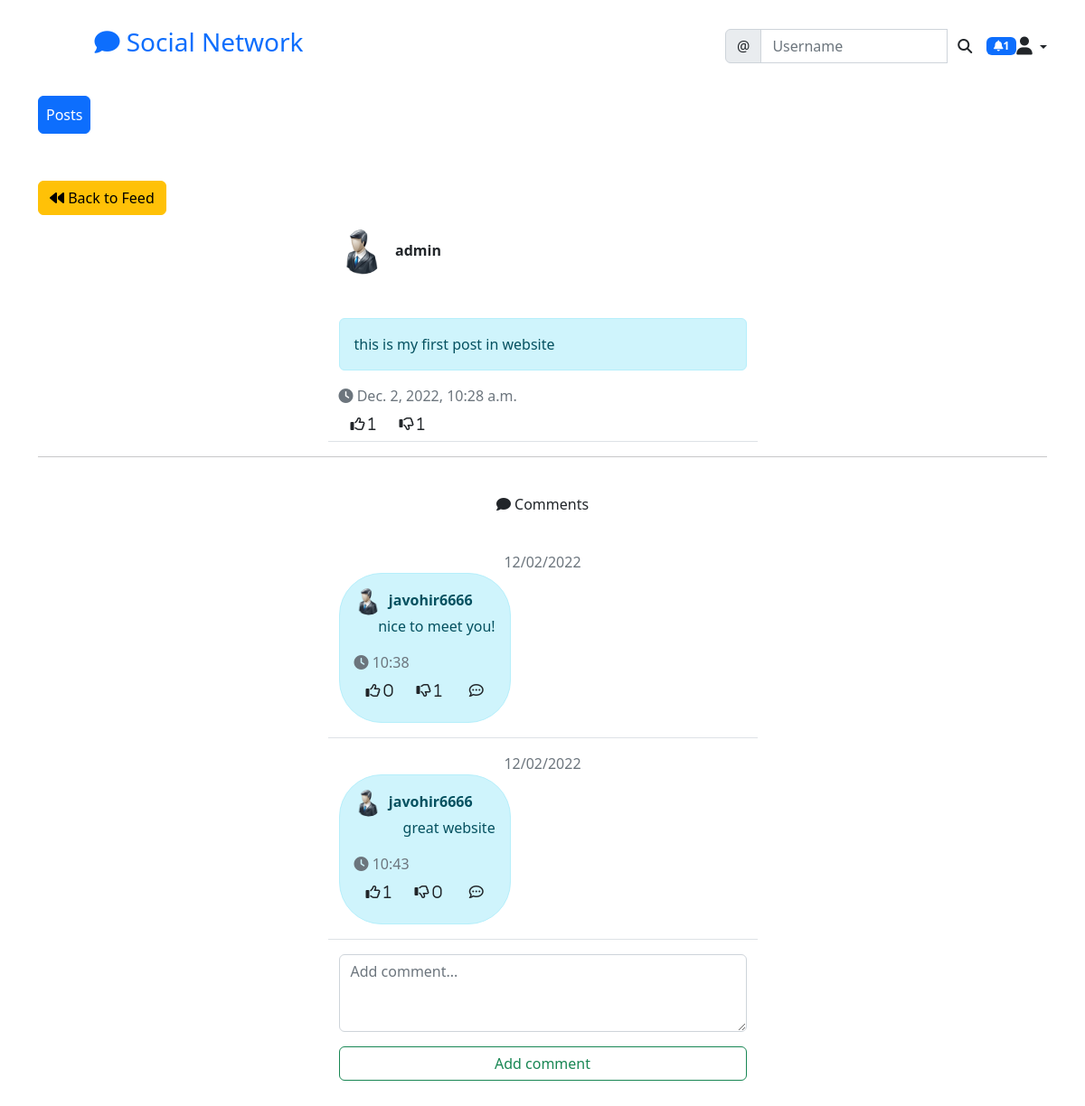
The app's page /social/post/14 (signed in) with its own data.
### social/models.py (models this page shows, shortened)
class Post(models.Model):
    body = models.TextField()
    created_at = models.DateTimeField(auto_now_add=True)
    author = models.ForeignKey(User, on_delete=models.CASCADE)
    like = models.ManyToManyField(User,blank=True, related_name='likes')
    dislikes = models.ManyToManyField(User, blank=True, related_name='dislikes')

class UserProfile(models.Model):
    user = models.OneToOneField(User, primary_key=True,verbose_name='user',related_name='profile', on_delete=models.CASCADE)
    name = models.CharField(max_length=30, blank=True, null=True)
    bio = models.TextField(max_length=500, blank=True, null=True)
    birh_date = models.DateField(null=True, blank=True)
    location = models.CharField(max_length=100, blank=True, null=True)
    picture = models.ImageField(upload_to='uploads/profile_pictures', blank=True, default='uploads/profile_pictures/default.png')
    followers = models.ManyToManyField(User, blank=True, related_name='followers')

class Comment(models.Model):
    comment = models.CharField(max_length=500)
    created_at= models.DateTimeField(auto_now_add=True)
    author = models.ForeignKey(User, on_delete=models.CASCADE)
    post = models.ForeignKey('Post', on_delete=models.CASCADE)
    like = models.ManyToManyField(User,blank=True, related_name='comment_likes')
    dislikes = models.ManyToManyField(User, blank=True, related_name='comment_dislikes')
    parent = models.ForeignKey('self', on_delete=models.CASCADE, blank=True, null=True,related_name='+')
    @property
    def children(self):
        return Comment.objects.filter(parent=self).order_by('-created_at').all()

### social/views.py (the view, shortened to what this page needs)
# urls.py: path('post/<int:pk>', PostDetailView.as_view(), name='post-detail'),
class PostDetailView(LoginRequiredMixin, View):
    def get(self, request, pk, *args, **kwargs):
        post = Post.objects.get(pk=pk)
        form = CommentForm()
        comments = Comment.objects.filter(post=post).order_by('created_at')
        context = {
            'post': post,
            'form': form,
            'comments': comments,
        }
        return render(request, 'social/post_detail.html', context)

### social/forms.py
class CommentForm(forms.ModelForm):
    comment = forms.CharField(
        label= '',
        widget=forms.Textarea(attrs={
            'rows':'3',
            'placeholder':"Add comment..."
        })
    )
    class Meta:
        model = Comment
        fields = ['comment']

### landing/templatetags/custom_tags.py (called while the page is built)
@register.inclusion_tag('social/show_notifications.html', takes_context=True)
def show_notifications(context):
	request_user = context['request'].user
	notifications = Notification.objects.filter(to_user=request_user).exclude(user_has_seen=True).order_by('-date')
	return {'notifications': notifications}

### social/templates/social/post_detail.html (shortened to what this page needs)
{% extends 'landing/base.html' %}
{% load static %}
{% load crispy_forms_tags %}
{% block content %}
<div class="container">
    <div class="row mt-5">
        <div class="col-md-5 col-sm-6">
            <a href="{% url 'post-list' %}" class="btn btn-warning"><i class="fas fa-backward"></i>&nbsp;Back to
                Feed</a>
        </div>
    </div>
    <div class="row justify-content-center mt-3">
        <div class="col-md-5 col-sm-12 border-bottom">
            <div class="">
                {% if post.author.profile.picture %}
                <img src="{{post.author.profile.picture.url}}" class="rounded-circle" width="50" height="50">
                {% endif %}&nbsp;
                <strong>{{post.author}}</strong>
            </div>
            <br>
            <br>
            <p class="alert alert-info">
                {{post.body}}
            </p>
            <span class="text-muted"><i class="fas fa-clock"></i>&nbsp;{{post.created_at}}</span>
            <div class="d-flex flex-row">
                <form method="POST" action="{% url 'like' post.pk %}">
                    <button type="submit" class="btn btn-transparent">
                        <i class="far fa-thumbs-up">&nbsp;<span>{{post.like.all.count}}</span></i>
                    </button>
                </form>
                <form method="POST" action="{% url 'dislike' post.pk %}">
                    <button type="submit" class="btn btn-transparent">
                        <i class="far fa-thumbs-down">&nbsp;<span>{{post.dislikes.all.count}}</span></i>
                    </button>
                </form>
            </div>
        </div>
    </div>
    <hr><br>
    <div class="text-center block-comment"><span class=""><i class="fa fa-comment"
                aria-hidden="true"></i>&nbsp;Comments</span></div><br>
    {% for comm in comments %}
    <div class="row justify-content-center mt-3">
        <span class="text-muted text-center">{{comm.created_at|date:"SHORT_DATE_FORMAT"}}</span>
        <div class="d-flex flex col-md-5 col-sm-12 border-bottom">
            {% if request.user == comm.author%}
            <div class="alert alert-danger my-comment">
                <div class="dropdown d-flex justify-content-end">
                    <a href="#" class="d-block link-dark text-decoration-none dropdown-toggle" data-bs-toggle="dropdown"
                        aria-expanded="false"></a>
                    {% if request.user == comm.author%}
                    <ul class="dropdown-menu text-small shadow">
                        <li><a class="dropdown-item" href="{% url 'comment-delete' post.pk comm.pk  %}">Delete
                                comment</a></li>
                    </ul>
                    {% endif %}
                </div>
                {% if request.user.profile.picture %}
                <img src="{{request.user.profile.picture.url}}" class="rounded-circle" width="30" height="30">
                {% endif %}
                &nbsp;<b>You!</b>
                <p>
                    {{comm.comment}}
                </p>
                <div class="text-end">
                    <span class="text-muted">
                        <i class="fas fa-clock"></i>&nbsp;{{comm.created_at|time:"h:i "}}
                    </span>
                </div>
                <div class="d-flex flex-row">
                    <form method="POST" action="{% url 'comment-like' post.pk comm.pk %}">
                        {% csrf_token %}
                        <input type="hidden" name="next" value="{{ request.path }}">
                        <button type="submit" class="btn btn-transparent">
                            <i class="far fa-thumbs-up">&nbsp;<span>{{comm.like.all.count}}</span></i>
                        </button>
                    </form>
                    <form method="POST" action="{% url 'comment-dislike' post.pk comm.pk %}">
                        {% csrf_token %}
                        <input type="hidden" name="next" value="{{ request.path }}">
                        <button type="submit" class="btn btn-transparent">
                            <i class="far fa-thumbs-down">&nbsp;<span>{{comm.dislikes.all.count}}</span></i>
                        </button>
                        <button class="btn btn-transparent"><i class="far fa-comment-dots"
                                onclick="commentReplyToggle('{{ comm.pk }}')"></i></button>
                    </form>
                </div>
                {% else %}
                <div class="alert alert-info other-comment">
                    {% if request.user.profile.picture %}
                    <img src="{{request.user.profile.picture.url}}" class="rounded-circle" width="30" height="30">
                    {% endif %}
                    &nbsp;<b>{{comm.author}}</b>
                    <p class="text-end">
                        {{comm.comment}}
                    </p>
                    <div class="text-start">
                        <span class="text-muted">
                            <i class="fas fa-clock"></i>&nbsp;{{comm.created_at|time:"h:i"}}
                        </span>
                    </div>
                    <div class="d-flex flex-row">
                        <form method="POST" action="{% url 'comment-like' post.pk comm.pk %}">
                            <button type="submit" class="btn btn-transparent">
                                <i class="far fa-thumbs-up">&nbsp;<span>{{comm.like.all.count}}</span></i>
                            </button>
                        </form>
                        <form method="POST" action="{% url 'comment-dislike' post.pk comm.pk %}">
                            <button type="submit" class="btn btn-transparent">
                                <i class="far fa-thumbs-down">&nbsp;<span>{{comm.dislikes.all.count}}</span></i>
                            </button>
                            <span class="btn btn-transparent"><i class="far fa-comment-dots"
                                    onclick="commentReplyToggle('{{ comm.pk }}')"></i></span>
                        </form>
                    </div>
                </div>
                {% endif %}
            </div>
        </div>
        {% endfor %}
        <div class="row justify-content-center mt-3 mb-5">
            <div class="col-md-5 col-sm-12">
                <form method="POST">
                    {{form|crispy}}
                    <div class="d-grid gap-2">
                        <button class="btn btn-outline-success mt-3">Add comment</button>
                    </div>
                </form>
            </div>
        </div>
    </div>
    {% endblock content %}

### static/css/style.css (style rules this page uses)
.other-comment { border-radius: 47px; }

### records on screen
Post: author.profile.picture (placeholder picture), author "admin", body "this is my first post in website", created_at "Dec. 2, 2022, 10:28 a.m.", like.all.count "1", dislikes.all.count "1"
Comment: created_at "12/02/2022", user.profile.picture (placeholder picture), author "javohir6666", comment "nice to meet you!", created_at "10:38", like.all.count "0", dislikes.all.count "1"
Comment: created_at "12/02/2022", user.profile.picture (placeholder picture), author "javohir6666", comment "great website", created_at "10:43", like.all.count "1", dislikes.all.count "0"

### other values on screen
{{ notifications.count }} "1"
